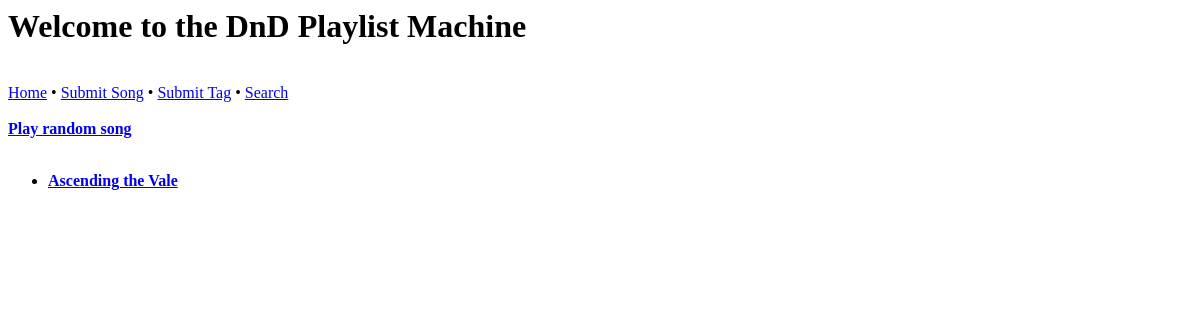
Before: /tag/village with the older database file.
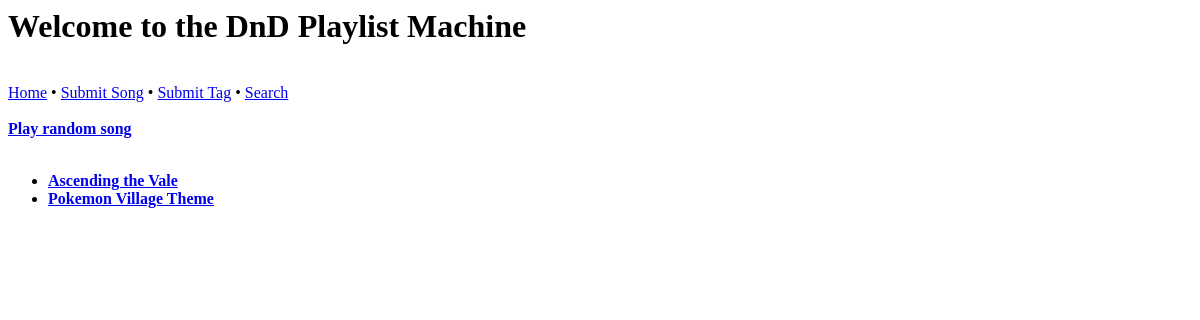
After: the same page with the newer database file.
### categories/models.py (models this page shows, shortened)
class Song(models.Model):
    name = models.CharField(max_length=140)
    link = models.CharField(max_length=50)
    tags = models.ManyToManyField(Category)

### categories/views.py (the view)
# urls.py: path('tag/<str:tag_name>', views.gettagsongs, name="get_tag_songs"),
def gettagsongs(request, tag_name):
    tag = Category.objects.get(name=tag_name)
    songquerry = Song.objects.filter(tags=tag)
    return songlist(request, songquerry)

### categories/views.py (called while the page is built)
def getrandomsongid(song_id_list):
    song_id_list = song_id_list.replace("[", "")
    song_id_list = song_id_list.replace("]", "")
    real_list = song_id_list.split(',')
    rand_id = randint(0, len(real_list) - 1)
    return real_list[rand_id]

def songlist(request, songquerry):
    song_id_list = []
    for song in songquerry:
        song_id_list.append(song.id)
    context = {
        'song_list': songquerry,
    }
    if song_id_list:
        random_song_id = getrandomsongid(str(song_id_list))
        random_song = Song.objects.get(id = random_song_id)
        context['song_id_list'] = song_id_list
        context['random_song'] = random_song
    return render(request, 'categories/list.html', context)

### categories/templates/categories/list.html
{% extends "SoundMixer/base.html" %}
{% block body %}
  {% if random_song and song_id_list %}
    <b><a href="{% url 'categories:song' random_song.id song_id_list %}"> Play random song </a></b><br><br>
  {% endif %}
  {% if song_list %}
    <ul>
      {% for song in song_list %}
        <li><b><a href="{% url 'categories:song' song.id song_id_list %}">{{ song.name }}</a></b><br>
        </li>
      {% endfor %}
    </ul>
  {% else %}
    There's nothing here :(
  {% endif %}
{% endblock %}

Changed rows visible on the page:
added Song: name "Pokemon Village Theme"
